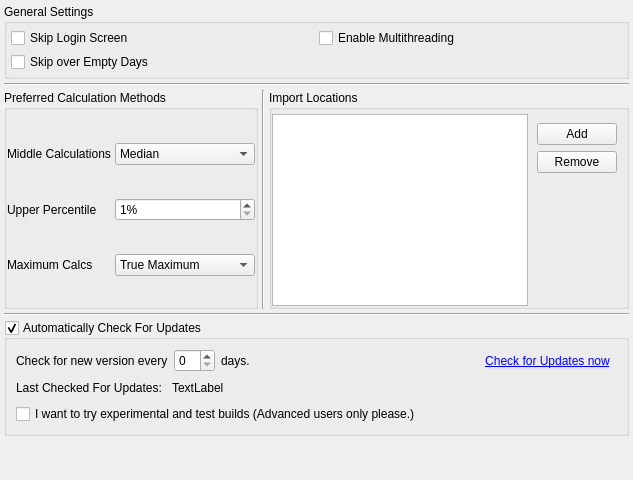
     <widget class="QWidget" name="generalTab">
      <attribute name="title">
       <string>&amp;General</string>
      </attribute>
      <layout class="QVBoxLayout" name="verticalLayout_6">
       <property name="spacing">
        <number>4</number>
       </property>
       <property name="leftMargin">
        <number>4</number>
       </property>
       <property name="topMargin">
        <number>4</number>
       </property>
       <property name="rightMargin">
        <number>4</number>
       </property>
       <property name="bottomMargin">
        <number>4</number>
       </property>
       <item>
        <widget class="QGroupBox" name="GeneralSettings">
         <property name="title">
          <string>General Settings</string>
         </property>
         <layout class="QGridLayout" name="gridLayout_10">
          <property name="leftMargin">
           <number>4</number>
          </property>
          <property name="topMargin">
           <number>4</number>
          </property>
          <property name="rightMargin">
           <number>4</number>
          </property>
          <property name="bottomMargin">
           <number>4</number>
          </property>
          <property name="spacing">
           <number>4</number>
          </property>
          <item row="5" column="0">
           <widget class="QCheckBox" name="skipEmptyDays">
            <property name="toolTip">
             <string>Daily view navigation buttons will skip over days without data records</string>
            </property>
            <property name="text">
             <string>Skip over Empty Days</string>
            </property>
           </widget>
          </item>
          <item row="1" column="1">
           <widget class="QCheckBox" name="enableMultithreading">
            <property name="toolTip">
             <string>Allow use of multiple CPU cores where available to improve performance. 
Mainly affects the importer.</string>
            </property>
            <property name="text">
             <string>Enable Multithreading</string>
            </property>
           </widget>
          </item>
          <item row="1" column="0">
           <widget class="QCheckBox" name="skipLoginScreen">
            <property name="toolTip">
             <string>Bypass the login screen and load the most recent User Profile</string>
            </property>
            <property name="text">
             <string>Skip Login Screen</string>
            </property>
           </widget>
          </item>
         </layout>
        </widget>
       </item>
       <item>
        <widget class="Line" name="line_7">
         <property name="orientation">
          <enum>Qt::Horizontal</enum>
         </property>
        </widget>
       </item>
       <item>
        <layout class="QHBoxLayout" name="horizontalLayout_14">
         <item>
          <widget class="QGroupBox" name="PreferredCalcs">
           <property name="toolTip">
            <string>Changes to the following settings needs a restart, but not a recalc.</string>
           </property>
           <property name="title">
            <string>Preferred Calculation Methods</string>
           </property>
           <layout class="QGridLayout" name="gridLayout_12">
            <property name="leftMargin">
             <number>0</number>
            </property>
            <property name="topMargin">
             <number>4</number>
            </property>
            <property name="rightMargin">
             <number>0</number>
            </property>
            <property name="bottomMargin">
             <number>0</number>
            </property>
            <property name="spacing">
             <number>4</number>
            </property>
            <item row="0" column="0">
             <widget class="QLabel" name="label_37">
              <property name="sizePolicy">
               <sizepolicy hsizetype="Fixed" vsizetype="Preferred">
                <horstretch>0</horstretch>
                <verstretch>0</verstretch>
               </sizepolicy>
              </property>
              <property name="text">
               <string>Middle Calculations</string>
              </property>
             </widget>
            </item>
            <item row="1" column="0">
             <widget class="QLabel" name="label_42">
              <property name="text">
               <string>Upper Percentile</string>
              </property>
             </widget>
            </item>
            <item row="1" column="2">
             <widget class="QSpinBox" name="prefCalcPercentile">
              <property name="toolTip">
               <string>For consistancy, ResMed users should use 95% here,
as this is the only value available on summary-only days.</string>
              </property>
              <property name="suffix">
               <string notr="true">%</string>
              </property>
              <property name="minimum">
               <number>1</number>
              </property>
             </widget>
            </item>
            <item row="0" column="2">
             <widget class="QComboBox" name="prefCalcMiddle">
              <property name="toolTip">
               <string>Median is recommended for ResMed users.</string>
              </property>
              <item>
               <property name="text">
                <string>Median</string>
               </property>
              </item>
              <item>
               <property name="text">
                <string>Weighted Average</string>
               </property>
              </item>
              <item>
               <property name="text">
                <string>Normal Average</string>
               </property>
              </item>
             </widget>
            </item>
            <item row="2" column="2">
             <widget class="QComboBox" name="prefCalcMax">
              <property name="sizePolicy">
               <sizepolicy hsizetype="Preferred" vsizetype="Fixed">
                <horstretch>0</horstretch>
                <verstretch>0</verstretch>
               </sizepolicy>
              </property>
              <property name="minimumSize">
               <size>
                <width>140</width>
                <height>0</height>
               </size>
              </property>
              <property name="toolTip">
               <string>ResMed users probably should use 99th Percentile for visual consistency.</string>
              </property>
              <item>
               <property name="text">
                <string>True Maximum</string>
               </property>
              </item>
              <item>
               <property name="text">
                <string>99% Percentile</string>
               </property>
              </item>
             </widget>
            </item>
            <item row="2" column="0">
             <widget class="QLabel" name="label_43">
              <property name="text">
               <string>Maximum Calcs</string>
              </property>
             </widget>
            </item>
           </layout>
          </widget>
         </item>
         <item>
          <widget class="Line" name="line_6">
           <property name="orientation">
            <enum>Qt::Vertical</enum>
           </property>
          </widget>
         </item>
         <item>
          <widget class="QGroupBox" name="ImportLocations">
           <property name="title">
            <string>Import Locations</string>
           </property>
           <layout class="QHBoxLayout" name="horizontalLayout_10">
            <property name="spacing">
             <number>0</number>
            </property>
            <property name="leftMargin">
             <number>0</number>
            </property>
            <property name="topMargin">
             <number>4</number>
            </property>
            <property name="rightMargin">
             <number>0</number>
            </property>
            <property name="bottomMargin">
             <number>0</number>
            </property>
            <item>
             <widget class="QListView" name="importListWidget">
              <property name="editTriggers">
               <set>QAbstractItemView::NoEditTriggers</set>
              </property>
             </widget>
            </item>
            <item>
             <widget class="QWidget" name="widget" native="true">
              <layout class="QVBoxLayout" name="verticalLayout_9">
               <item>
                <widget class="QPushButton" name="addImportLocation">
                 <property name="text">
                  <string>Add</string>
                 </property>
                </widget>
               </item>
               <item>
                <widget class="QPushButton" name="removeImportLocation">
                 <property name="text">
                  <string>Remove</string>
                 </property>
                </widget>
               </item>
               <item>
                <spacer name="verticalSpacer_5">
                 <property name="orientation">
                  <enum>Qt::Vertical</enum>
                 </property>
                 <property name="sizeHint" stdset="0">
                  <size>
                   <width>20</width>
                   <height>40</height>
                  </size>
                 </property>
                </spacer>
               </item>
              </layout>
             </widget>
            </item>
           </layout>
          </widget>
         </item>
        </layout>
       </item>
       <item>
        <widget class="Line" name="line_3">
         <property name="orientation">
          <enum>Qt::Horizontal</enum>
         </property>
        </widget>
       </item>
       <item>
        <widget class="QGroupBox" name="automaticallyCheckUpdates">
         <property name="sizePolicy">
          <sizepolicy hsizetype="MinimumExpanding" vsizetype="Preferred">
           <horstretch>0</horstretch>
           <verstretch>0</verstretch>
          </sizepolicy>
         </property>
         <property name="title">
          <string>Automatically Check For Updates</string>
         </property>
         <property name="checkable">
          <bool>true</bool>
         </property>
         <layout class="QVBoxLayout" name="verticalLayout_2">
          <item>
           <layout class="QHBoxLayout" name="horizontalLayout_7">
            <item>
             <widget class="QLabel" name="label_22">
              <property name="sizePolicy">
               <sizepolicy hsizetype="Fixed" vsizetype="Preferred">
                <horstretch>0</horstretch>
                <verstretch>0</verstretch>
               </sizepolicy>
              </property>
              <property name="text">
               <string>Check for new version every</string>
              </property>
             </widget>
            </item>
            <item>
             <widget class="QSpinBox" name="updateCheckEvery">
              <property name="toolTip">
               <string>Sourceforge hosts this project for free.. Please be considerate of their resources..</string>
              </property>
              <property name="maximum">
               <number>90</number>
              </property>
             </widget>
            </item>
            <item>
             <widget class="QLabel" name="label_23">
              <property name="sizePolicy">
               <sizepolicy hsizetype="Fixed" vsizetype="Preferred">
                <horstretch>0</horstretch>
                <verstretch>0</verstretch>
               </sizepolicy>
              </property>
              <property name="text">
               <string>days.</string>
              </property>
             </widget>
            </item>
            <item>
             <spacer name="horizontalSpacer_2">
              <property name="orientation">
               <enum>Qt::Horizontal</enum>
              </property>
              <property name="sizeHint" stdset="0">
               <size>
                <width>40</width>
                <height>20</height>
               </size>
              </property>
             </spacer>
            </item>
            <item>
             <widget class="QToolButton" name="checkForUpdatesButton">
              <property name="palette">
               <palette>
                <active>
                 <colorrole role="ButtonText">
                  <brush brushstyle="SolidPattern">
                   <color alpha="255">
                    <red>0</red>
                    <green>0</green>
                    <blue>255</blue>
                   </color>
                  </brush>
                 </colorrole>
                </active>
                <inactive>
                 <colorrole role="ButtonText">
                  <brush brushstyle="SolidPattern">
                   <color alpha="255">
                    <red>0</red>
                    <green>0</green>
                    <blue>255</blue>
                   </color>
                  </brush>
                 </colorrole>
                </inactive>
                <disabled>
                 <colorrole role="ButtonText">
                  <brush brushstyle="SolidPattern">
                   <color alpha="255">
                    <red>118</red>
                    <green>118</green>
                    <blue>117</blue>
                   </color>
                  </brush>
                 </colorrole>
                </disabled>
               </palette>
              </property>
              <property name="font">
               <font>
                <weight>50</weight>
                <italic>false</italic>
                <bold>false</bold>
                <underline>true</underline>
               </font>
              </property>
              <property name="text">
               <string>&amp;Check for Updates now</string>
              </property>
              <property name="toolButtonStyle">
               <enum>Qt::ToolButtonTextOnly</enum>
              </property>
              <property name="autoRaise">
               <bool>true</bool>
              </property>
             </widget>
            </item>
           </layout>
          </item>
          <item>
           <layout class="QHBoxLayout" name="horizontalLayout_8">
            <item>
             <widget class="QLabel" name="label_21">
              <property name="sizePolicy">
               <sizepolicy hsizetype="Fixed" vsizetype="Preferred">
                <horstretch>0</horstretch>
                <verstretch>0</verstretch>
               </sizepolicy>
              </property>
              <property name="text">
               <string>Last Checked For Updates: </string>
              </property>
             </widget>
            </item>
            <item>
             <widget class="QLabel" name="updateLastChecked">
              <property name="sizePolicy">
               <sizepolicy hsizetype="Fixed" vsizetype="Preferred">
                <horstretch>0</horstretch>
                <verstretch>0</verstretch>
               </sizepolicy>
              </property>
              <property name="text">
               <string>TextLabel</string>
              </property>
             </widget>
            </item>
            <item>
             <spacer name="horizontalSpacer_3">
              <property name="orientation">
               <enum>Qt::Horizontal</enum>
              </property>
              <property name="sizeHint" stdset="0">
               <size>
                <width>40</width>
                <height>20</height>
               </size>
              </property>
             </spacer>
            </item>
           </layout>
          </item>
          <item>
           <widget class="QCheckBox" name="allowEarlyUpdates">
            <property name="toolTip">
             <string>&lt;!DOCTYPE HTML PUBLIC &quot;-//W3C//DTD HTML 4.0//EN&quot; &quot;http://www.w3.org/TR/REC-html40/strict.dtd&quot;&gt;
&lt;html&gt;&lt;head&gt;&lt;meta name=&quot;qrichtext&quot; content=&quot;1&quot; /&gt;&lt;style type=&quot;text/css&quot;&gt;
p, li { white-space: pre-wrap; }
&lt;/style&gt;&lt;/head&gt;&lt;body style=&quot; font-family:'Sans'; font-size:10pt; font-weight:400; font-style:normal;&quot;&gt;
&lt;p style=&quot; margin-top:0px; margin-bottom:0px; margin-left:0px; margin-right:0px; -qt-block-indent:0; text-indent:0px;&quot;&gt;If your interested in helping test new features and bugfixes early, click here.&lt;/p&gt;
&lt;p style=&quot; margin-top:0px; margin-bottom:0px; margin-left:0px; margin-right:0px; -qt-block-indent:0; text-indent:0px;&quot;&gt;&lt;span style=&quot; font-style:italic;&quot;&gt;But please be warned this will sometimes mean breaky code..&lt;/span&gt;&lt;/p&gt;
&lt;p style=&quot;-qt-paragraph-type:empty; margin-top:0px; margin-bottom:0px; margin-left:0px; margin-right:0px; -qt-block-indent:0; text-indent:0px;&quot;&gt;&lt;/p&gt;&lt;/body&gt;&lt;/html&gt;</string>
            </property>
            <property name="text">
             <string>I want to try experimental and test builds (Advanced users only please.)</string>
            </property>
           </widget>
          </item>
         </layout>
        </widget>
       </item>
       <item>
        <spacer name="verticalSpacer_3">
         <property name="orientation">
          <enum>Qt::Vertical</enum>
         </property>
         <property name="sizeHint" stdset="0">
          <size>
           <width>20</width>
           <height>40</height>
          </size>
         </property>
        </spacer>
       </item>
      </layout>
     </widget>
